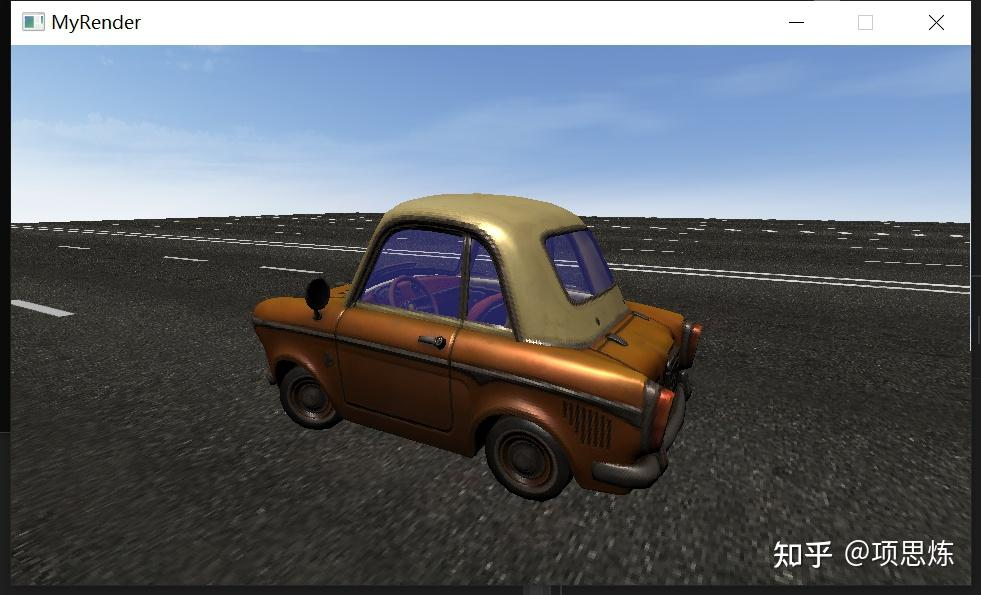
#> input picture tech_doc/MyRender 软渲染的效果1.jpg, 981 x 595 px
$ python mse_regions.py '../tech_doc/MyRender 软渲染的效果1.jpg' '../tech_doc/MyRender 软渲染的效果2.jpg' 5 5 out.png
#> lines starting #> are read from the running program, lines starting #| are printed output that depends on the picture
#!/usr/bin/env python3
"""Region-based MSE breakdown: split a 960x540 capture into a grid and report
per-cell MSE. Also writes a heat-map diff image.

Usage:
    python tools/mse_regions.py <ours.bmp> <reference.png> [grid_w grid_h] [diff_out.png]
"""
import sys
import numpy as np
from PIL import Image


def load_rgb(path):
#> called with path = '../tech_doc/MyRender 软渲染的效果1.jpg'
    return np.asarray(Image.open(path).convert("RGB"), dtype=np.float32)


def main():
    ours_path = sys.argv[1]
    ref_path  = sys.argv[2]
    gw = int(sys.argv[3]) if len(sys.argv) > 3 else 6
    gh = int(sys.argv[4]) if len(sys.argv) > 4 else 4
    diff_out = sys.argv[5] if len(sys.argv) > 5 else "diff_heat.png"

    ours = load_rgb(ours_path)
    ref  = load_rgb(ref_path)
#> call 2 of load_rgb, with path = '../tech_doc/MyRender 软渲染的效果2.jpg'
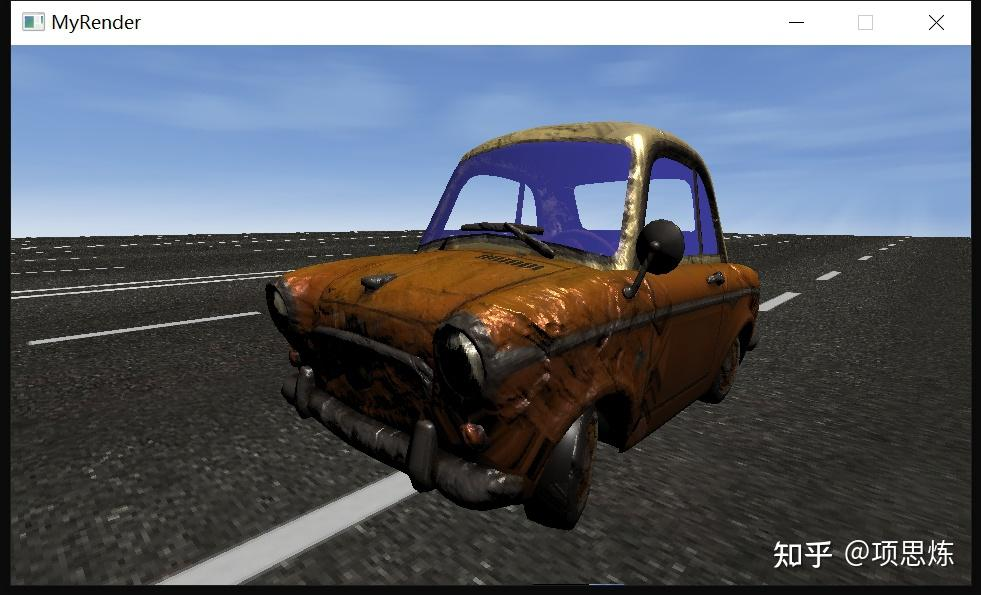
#> input picture tech_doc/MyRender 软渲染的效果2.jpg, 981 x 595 px
    if ours.shape != ref.shape:
        ref_img = Image.open(ref_path).convert("RGB").resize(
            (ours.shape[1], ours.shape[0]), Image.BILINEAR)
        ref = np.asarray(ref_img, dtype=np.float32)

    H, W = ours.shape[:2]
#> H = 595; W = 981
    print(f"image {W}x{H}, grid {gw}x{gh}")
#| image 981x595, grid 5x5
    total = 0.0
    total_n = 0
    cell_w = W // gw
#> cell_w = 196
    cell_h = H // gh
#> cell_h = 119
    worst = []
    for gy in range(gh):
        row_str = ""
        for gx in range(gw):
            y0 = gy * cell_h
            x0 = gx * cell_w
            o = ours[y0:y0+cell_h, x0:x0+cell_w]
            r = ref[y0:y0+cell_h, x0:x0+cell_w]
            d = o - r
            mse = float(np.mean(d ** 2))
            n = o.shape[0] * o.shape[1]
            total += mse * n
            total_n += n
            worst.append((mse, gx, gy))
            row_str += f"{mse:7.1f} "
        print(f"  row y={gy}: {row_str}")
#> after the loop, total = 1.15e+09; total_n = 583100; worst = 25 items, first 6: (514, 0, 0), (106.2, 1, 0), (39.42, 2, 0), (52.51, 3, 0), (51.07, 4, 0), (4888.2, 0, 1)
    print(f"overall MSE = {total/total_n:.2f}")
#| overall MSE = 1977.43
    print("\nworst cells (MSE, gx, gy):")
    for mse, gx, gy in sorted(worst, reverse=True)[:6]:
        print(f"  cell ({gx},{gy}): MSE={mse:.1f}")
#> this loop made 6 passes
#> (mse, gx, gy) on passes 1 to 6: (7255.8, 2, 1), (6577.2, 3, 1), (5042.2, 1, 4), (4888.2, 0, 1), (4816.6, 1, 1), (4147.2, 2, 2)
#|   cell (2,1): MSE=7255.8
#|   cell (3,1): MSE=6577.2
#|   cell (1,4): MSE=5042.2
#|   cell (0,1): MSE=4888.2
#|   cell (1,1): MSE=4816.6
#|   cell (2,2): MSE=4147.2

    # Heat map: amplify squared error into a red-tinted overlay.
    sq = (ours - ref) ** 2
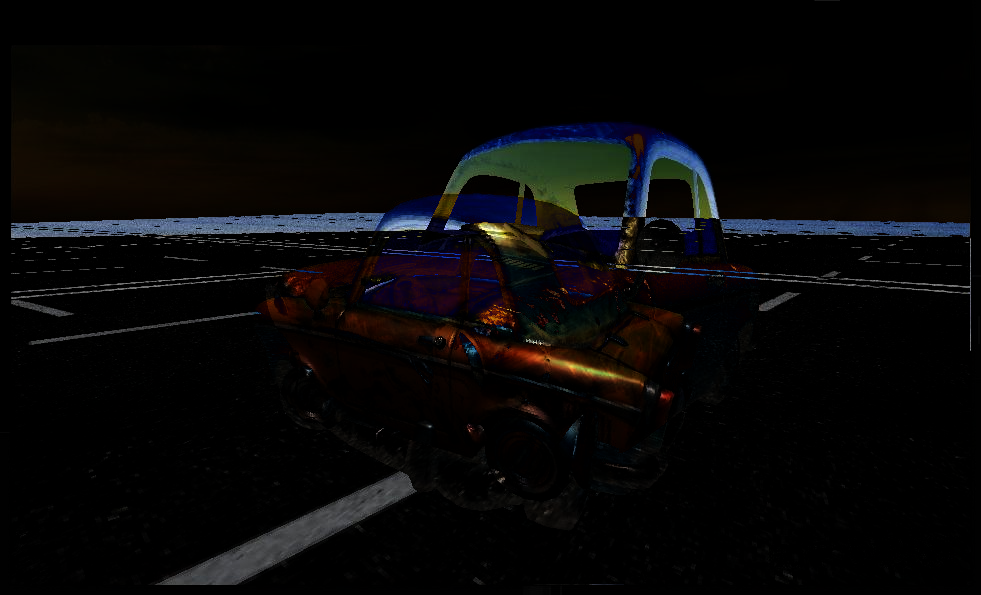
#> sq: shape (595, 981, 3) float32; mean R, G, B 2053.9, 1888.7, 1987.1; drawn with min black and max white
    err = np.mean(sq, axis=2)              # HxW
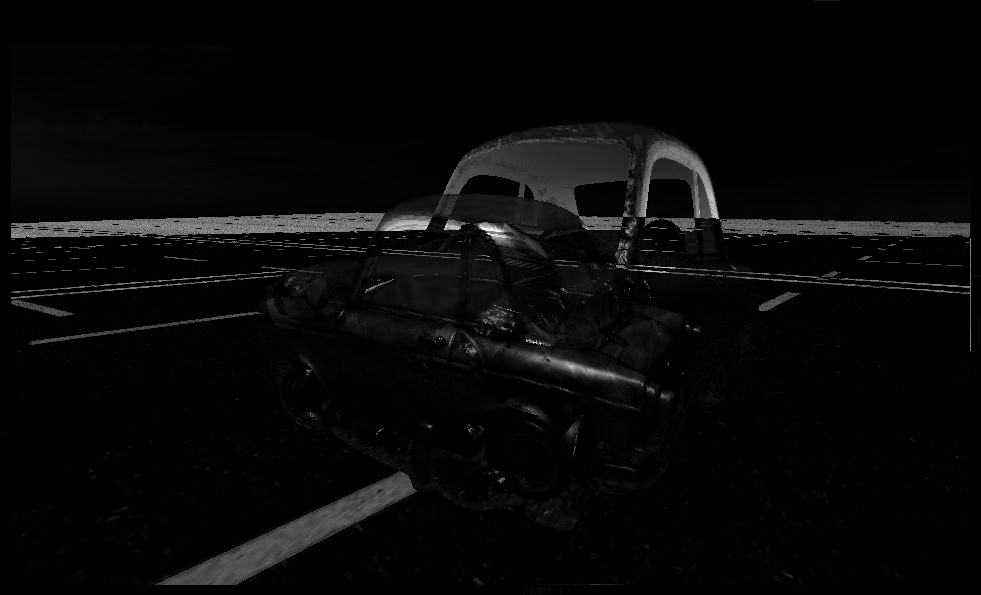
#> err: shape (595, 981) float32; min 0, max 60075.3, mean 1975.7; drawn with min black and max white
    err = np.clip(err * 0.5, 0, 255).astype(np.uint8)
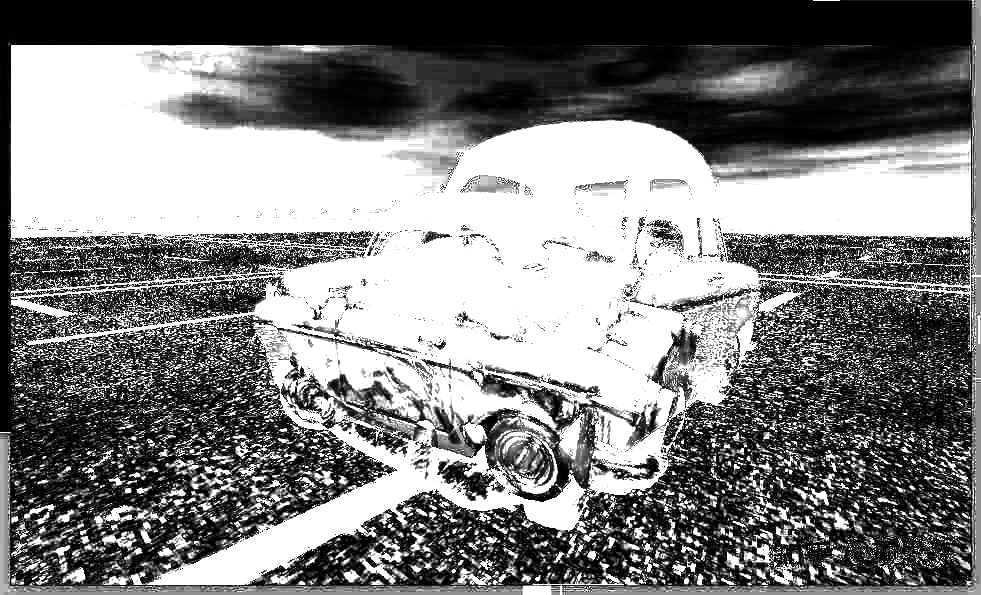
#> err: shape (595, 981); min 0, max 255, mean 127.8
    heat = np.zeros((H, W, 3), dtype=np.uint8)
    heat[..., 0] = err                     # red channel
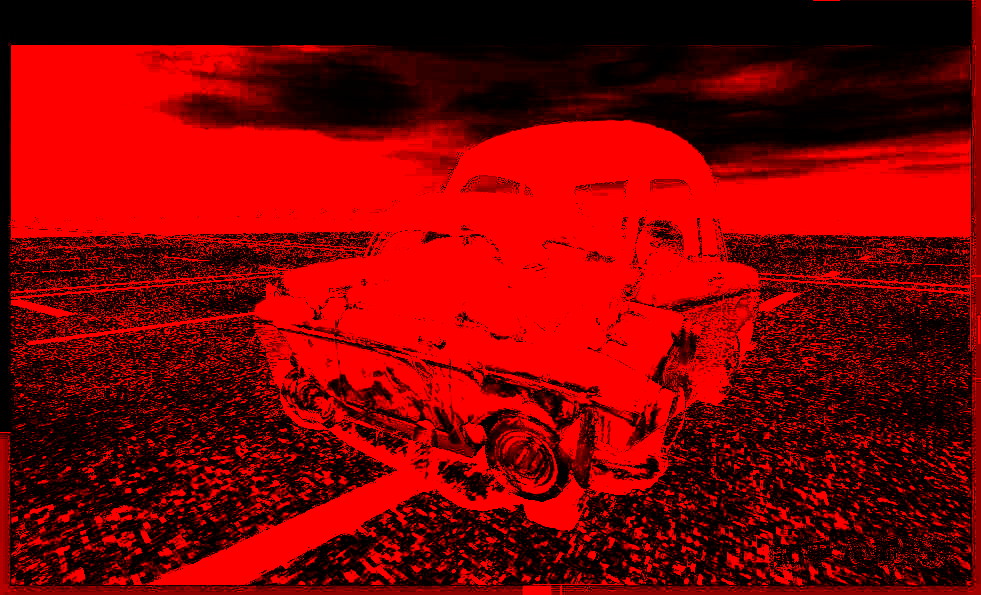
#> heat: shape (595, 981, 3); mean of channels 0, 1, 2 127.8, 0, 0; drawn as R, G, B
    Image.fromarray(heat).save(diff_out)
    print(f"diff heat map -> {diff_out}")


if __name__ == "__main__":
    main()
